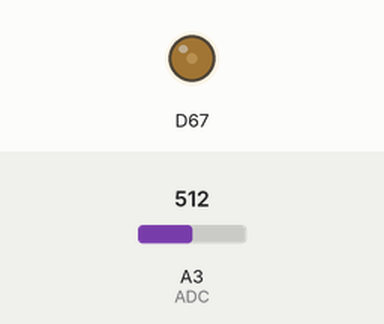
Recording of a sketch running on a simulated Arduino Due. On the bench: output pins drawn as LEDs (lit = HIGH). The inputs (shaded band) are chosen by the test bench; at power-on: A3 (ADC) = 512 (analog values on the 0–1023 scale).

Above: at 1.2 s.
1.3 s: A3 (ADC) set to 0
At 1.8 s:
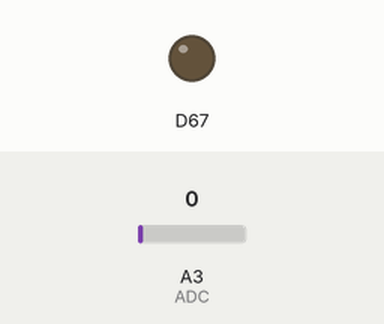
2.8 s: A3 (ADC) set to 306
At 3.7 s:
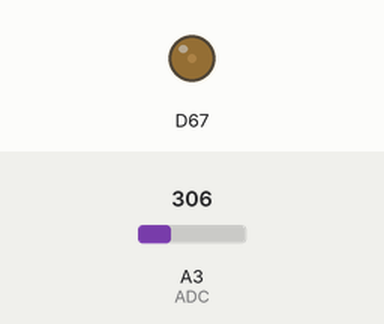
4.3 s: A3 (ADC) set to 716
At 4.9 s:
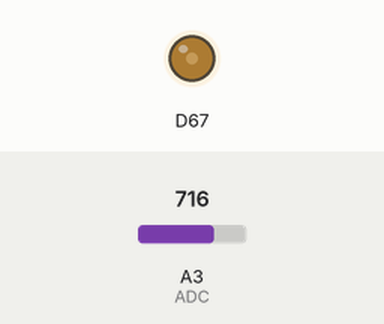
Timing chart, 0 to 7.3 s (numbered marks = the images above; inputs shaded):
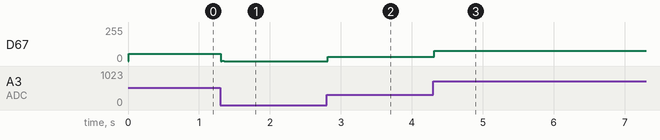

Measured:
- after the input at 1.3 s, D67: 54/255 → 0/255 at once
- after the input at 2.8 s, D67: 0/255 → 32/255 at once
- after the input at 4.3 s, D67: 32/255 → 76/255 at once

The sketch:

DSP_FP.ino
```cpp
#include <Wire.h>
int fs = 44000;
double x0, x1 = 0, x2 = 0, x3 = 0, x4 = 0, _y0 = 0, _y1 = 0, y2 = 0, y3 = 0, y4 = 0;
void setup() {
  pinMode(A3 , INPUT);                       //ADC
  pinMode(DAC1, OUTPUT);                     //DAC
  Wire.begin();
  Wire.setClock(fs);
  analogReadResolution(12);
}

void loop() {
  x0 = analogRead(A3);                       //ADC
  //---------------Filter---------------//
  _y0 = 2.109 * y3 - 3.923 * y2 + 3.237 * _y1 - 0.4245 * y4 + 0.06172 * x2 - 0.1234 * x3 + 0.06172 * x4 ;
  analogWrite(DAC1, _y0);                    //DAC
  x4 = x3;
  x3 = x2;
  x2 = x1;
  x1 = x0;
  y4 = y3;
  y3 = y2;
  y2 = _y1;
  _y1 = _y0;
}
```
